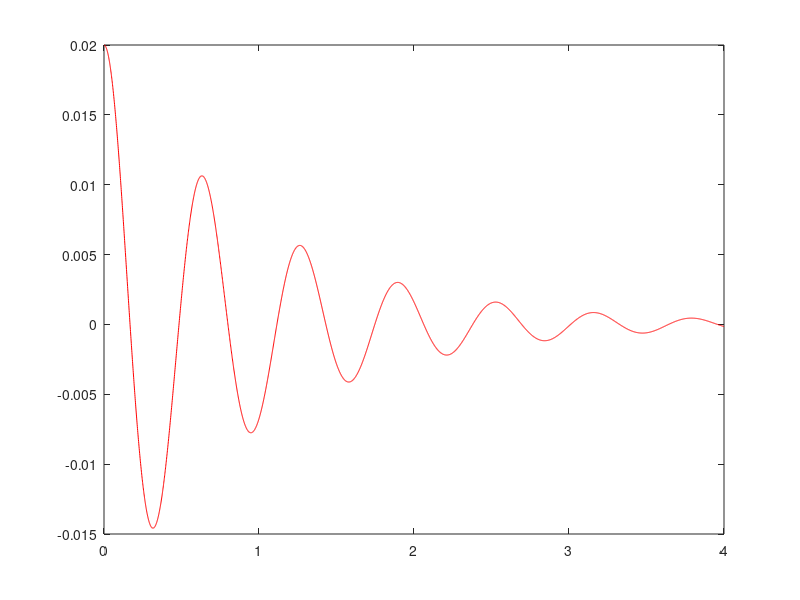

Reproduce this figure in MATLAB.
clear;
clc;


N = 4000;
%ODE System Init
eqNo = 2;
y = zeros(N,eqNo);
%Damped- unforced oscillator
e = 0.1;
w = 10;
f = {@(x,y) (y(2));
     @(x,y) -(2*e*w*y(2) + w^2*y(1))};
y(1,1) = 0.02;
y(1,2) = 0;
T = 4.0;
h = T/N;
x = linspace(0,T,N);

% %Non-stiff Van-der-Pol Oscillator
% mu = 1.0;
% f = {@(x,y) (y(2));
%      @(x,y) (mu*(1.0 - y(1)^2)*y(2) - y(1))};
% y(1,1) = 2.0;
% y(1,2) = 0;
% T = 20;
% h = T/N;
% x = linspace(0,T,N);

% %Stiff Van-der-Pol Oscillator
% mu = 1000.0;
% f = {@(x,y) (y(2));
%      @(x,y) (mu*(1.0 - y(1)^2)*y(2) - y(1))};
% y(1,1) = 2.0;
% y(1,2) = 0;
% T = 3000;
% h = T/N;
% x = linspace(0,T,N);
 
 

%Standard RK4
order = 4;
c = [0.0,0.5,0.5,0.0];
b = [1.0/6.0,2.0/6.0,2.0/6.0,1.0/6.0];
k = zeros(order,eqNo);
A = [0,0,0,0;
    0.5,0,0,0;
    0,0.5,0,0;
    0,0,1.0,0];

for i=2:N
        for ii=1:eqNo
            k(1,ii) = f{ii}(x(i-1),y(i-1,:));
        end
        for j = 2:order
            temp = repmat(A(j,1:j-1),eqNo,1);
            for ii=1:eqNo
                k(j,ii) = f{ii}(x(i-1) + c(j)*h, y(i-1,:) + h*dot(temp',k(1:j-1,:),1));
            end
        end
        for ii=1:eqNo
            y(i,ii) = y(i-1,ii) + h*dot(b,k(:,ii));
        end
%     k(1,1) = f{1}(x(i-1),y(i-1,:));
%     k(1,2) = f{2}(x(i-1),y(i-1,:));
%     k(2,1) = f{1}(x(i-1) + c(2)*h, [y(i-1,1)+h*A(2,1)*k(1,1), y(i-1,2)+h*A(2,1)*k(1,2)]);
%     k(2,2) = f{2}(x(i-1) + c(2)*h, [y(i-1,1)+h*A(2,1)*k(1,1), y(i-1,2)+h*A(2,1)*k(1,2)]);
%     k(3,1) = f{1}(x(i-1) + c(3)*h, [y(i-1,1)+h*(A(3,2)*k(2,1)), y(i-1,2)+h*(A(3,2)*k(2,2))]);
%     k(3,2) = f{2}(x(i-1) + c(3)*h, [y(i-1,1)+h*(A(3,2)*k(2,1)), y(i-1,2)+h*(A(3,2)*k(2,2))]);
%     k(4,1) = f{1}(x(i-1) + c(4)*h, [y(i-1,1)+h*(A(4,3)*k(3,1)), y(i-1,2)+h*(A(4,3)*k(3,2))]);
%     k(4,2) = f{2}(x(i-1) + c(4)*h, [y(i-1,1)+h*(A(4,3)*k(3,1)), y(i-1,2)+h*(A(4,3)*k(3,2))]);
%     
%     y(i,1) = y(i-1,1) + h*dot(b,k(:,1));
%     y(i,2) = y(i-1,2) + h*dot(b,k(:,2));
end
plot(x,y(:,1),'r');